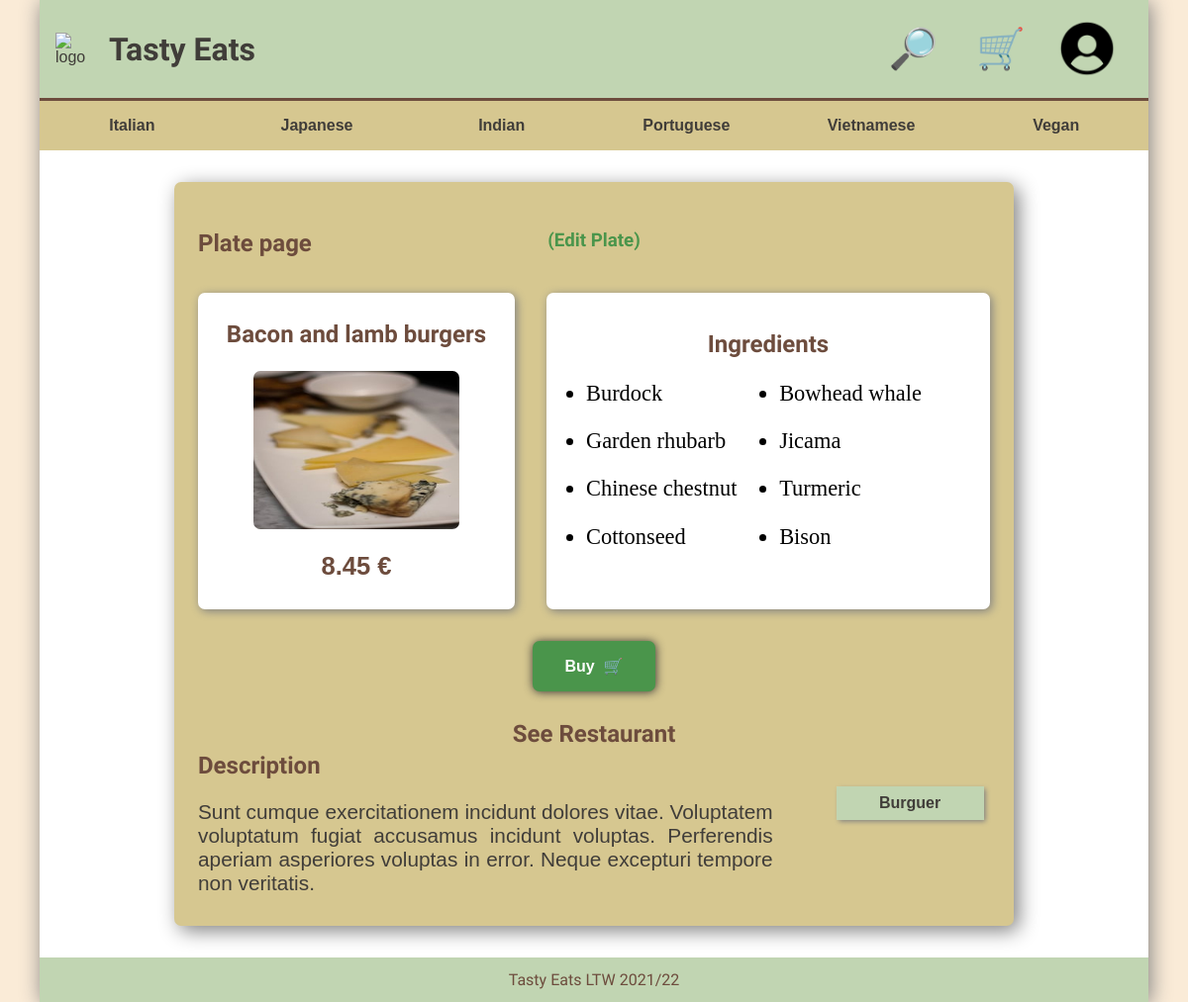
Page /plate.php?id=1 (signed in) on the committed database.
### tables this page shows
CREATE TABLE Dish (
	DishID INTEGER PRIMARY KEY,
	Name VARCHAR NOT NULL,
	Price VARCHAR NOT NULL,
	Category VARCHAR,
	Description VARCHAR DEFAULT 'Sunt cumque exercitationem incidunt dolores vitae. Voluptatem voluptatum fugiat accusamus incidunt voluptas. Perferendis aperiam asperiores voluptas in error. Neque excepturi tempore non veritatis.'
);

CREATE TABLE Ingredient(
	IngredientID INTEGER PRIMARY KEY,
	IngredientName VARCHAR NOT NULL
);

### plate.php (called while the page is built, shortened)
<?php
include_once("templates/common.tpt.php");
$db = getDatabaseConnection();
$dish = Dish::getDish($db, $_GET['id']);
$restaurantID = $dish->getRestaurantID($db);
$ingredients = $dish->getIngredients($db);
output_header();
drawPlateInfo($dish, $ingredients, $restaurantID);
output_footer();

### database/restaurant.class.php (called while the page is built, shortened)
<?php
class Dish
{
    public int $id;
    public function __construct(int $id, string $name, string $price, string $category, string $description)
    {
        $this->id = $id;
        $this->name = $name;
        $this->price = $price;
        $this->category = $category;
        $this->description = $description;
    }
    public static function getDish(PDO $db, int $id): ?Dish
    {
        $stmt = $db->prepare('
            SELECT *
            FROM Dish
            WHERE DishID = ?
        ');
        $stmt->execute(array($id));
        if ($dish = $stmt->fetch()) {
            return new Dish(
                (int)$dish['DishID'],
                $dish['Name'],
                $dish['Price'],
                $dish['Category'],
                $dish['Description']
            );
        } else return null;
    }
    public function getIngredients(PDO $db): array
    {
        $stmt = $db->prepare('select IngredientName
         from Ingredient natural join DishIngredients
         where DishID = ?');
        $stmt->execute(array($this->id));
        $ings = $stmt->fetchAll();
        return $ings;
    }
}

### templates/common.tpt.php (the view, shortened to what this page needs)
<?php
function output_header()
{ ?>
    <!DOCTYPE html>
    <html lang="en">
    <head>
        <link rel="stylesheet" href="css/style.css">
        <link rel="stylesheet" href="css/responsive.css">
        <link rel="stylesheet" href="css/cart.css">
        <link rel="stylesheet" href="css/forms.css">
        <link rel="stylesheet" href="css/plate.css">
        <link rel="stylesheet" href="css/restaurant.css">
        <link rel="stylesheet" href="css/user.css">
        <link rel="stylesheet" href="css/perfil_infos.css">
        <link rel="stylesheet" href="css/card_flip.css">
    </head>
    <body>
        <header>
            <a href="index.php"><img src="docs/logo.jpg" width="50" height="50" alt="logo"></a>
            <h1 id="logo_name"><a href="index.php">Tasty Eats</a></h1>
            <span><a id="header_search" href="index.php">&#128270;</a></span>
            <?php if (!isset($_SESSION['user'])) { ?>
                <div id="header_signup">
                    <a class="link_button" href="register.php">Sign in</a>
                    <a class="link_button" href="login.php">Login</a>
                </div>
            <?php } else {
            ?>
                <span><a id="header_cart" href="cart.php">&#x1f6d2;</a></span>
                <a id="header_avatar" href="user.php"><img src="docs/user.png" alt="logo"></a>
            <?php } ?>
        </header>
        <nav id="navbar">
            <ul>
                <li><a href="index.php">Italian</a></li>
                <li><a href="index.php">Japanese</a></li>
                <li><a href="index.php">Indian</a></li>
                <li><a href="index.php">Portuguese</a></li>
                <li><a href="index.php">Vietnamese</a></li>
                <li><a href="index.php">Vegan</a></li>
            </ul>
        </nav>
        <main>
        <?php } ?>
        <?php
        function output_footer()
        { ?>
        </main>
        <footer>
            <p>Tasty Eats LTW 2021/22</p>
        </footer>
    </body>
    </html>
<?php } ?>
<?php function plate_description(Dish $dish)
{ ?>
    <div id="plate_description">
        <h2>Description</h2>
        <p>
            <?= $dish->description ?>
        </p>
        <div>
            <a href="#"><?= $dish->category ?></a>
        </div>
    </div>
<?php } ?>
<?php function drawPlateInfo(Dish $dish, array $ingredients,  int $restaurantID)
{ ?>
    <article id="plate_page" class="container">
        <h2>Plate page</h2>
        <a href="edit_plate.php?pid=<?= $dish->id ?>">
            <h3>(Edit Plate)</h3>
        </a>
        <div id="plate_left">
            <h2><?= $dish->name ?></h2>
            <img src="docs/food/<?= $dish->id ?>.jpg" alt="">
            <p><?= $dish->price ?> €</p>
        </div>
        <div id="plate_right">
            <h2>Ingredients</h2>
            <div id="ingredients_list">
                <ul>
                    <?php for ($i = 0; $i < sizeof($ingredients); $i++) { ?>
                        <li><?= $ingredients[$i]['IngredientName'] ?></li>
                    <?php } ?>
                </ul>
            </div>
        </div>
        <form action="../actions/action_add_to_cart.php" method="post">
            <input type="submit" class="link_button" value="Buy  &#x1f6d2;">
        </form>
        <a href="restaurant.php?id=<?= $restaurantID ?>" id="plate_restaurant">
            <h2>See Restaurant</h2>
        </a>
        <?php plate_description($dish); ?>
    </article>
<?php } ?>

### css/style.css (style rules this page uses)
:root { --accent_color: #4a954b; --light_color: #c1d5b2; --bg_color: #d6c790; --light_bg_color: #faebd7; --title_color: #6d4c3d; --text_color: #403d39; --logo_font: 'Krona One', sans-serif; --header_font: 'Iceberg', cursive; --text_font: Tahoma, Verdana, sans-serif; }
* { margin: 0; padding: 0; }
html { scroll-behavior: smooth; background-color: var(--light_bg_color); }
body { width: 100%; max-width: 70em; margin: 0 auto; box-shadow: 2px 2px 20px grey; background-color: white; }
p, a { color: var(--text_color); font-family: var(--text_font); text-decoration: none; transition: 0.2s ease-out; }
h1, h2, h3, h4, h5, h6 { color: var(--title_color); font-family: var(--header_font); }
header { display: grid; background-color: var(--light_color); grid-template-columns: 0.5fr 9fr 1fr auto auto; grid-template-areas: "logo" "name" "search" "cart" "avatar"; padding: 1em; align-items: center; }
header>h1 a { margin-left: 0.3em; font-family: var(--header_font); }
header #header_avatar { grid-column: "avatar"; }
header #header_avatar>img { width: 60px; height: 60px; padding-top: 0.2em; margin-right: 1em; }
header a#header_cart { font-weight: bolder; font-size: 2.5em; margin: 0em; margin-right: 0.8em; padding: 0; }
header a#header_search { font-weight: bolder; font-size: 2.5em; }
#navbar { border-top: 0.2em solid var(--title_color); }
#navbar li { background-color: var(--bg_color); text-align: center; list-style-type: none; padding: 1em 0; font-weight: bold; transition: 0.2s ease-out; }
#navbar li a { color: var(--text_color); font-family: var(--text_font); }
#navbar ul { display: flex; flex-direction: row; }
#navbar li { display: block; flex: 1; }
footer { padding: 0.8em; text-align: center; background-color: var(--light_color); }
footer>p { font-family: var(--logo_font); color: var(--title_color) }
.container { padding: 2em; background-color: var(--bg_color); box-shadow: 5px 5px 20px grey; border-radius: 7px; }
.link_button { box-shadow: 0.5px 0.5px 10px #333; font-size: 0.7em; padding: 1em 2em; background-color: var(--accent_color); border-radius: 7px; font-size: 1rem; color: white; font-weight: bold; border-width: 0; transition: 0.2s ease-out; }

### css/responsive.css (style rules this page uses)
@media (min-width:55em) { #plate_page { padding-bottom: 6em; display: grid; grid-template-rows: 4em 20em 2em 3em 2em 2em 5em; grid-template-columns: 5fr 2.5fr 5fr; grid-template-areas: "title edit ." "plate ingredients ingredients" ". . ." ". buy ." ". . ." ". link ." " description description description"; } }
@media (min-width:55em) { #plate_right { margin-left: 2em; } }

### css/plate.css (style rules this page uses)
#plate_page { margin: 2em auto; padding-top: 3em; padding-left: 1.5em; padding-right: 1.5em; width: 90%; max-width: 50em; }
#plate_left { box-shadow: 2px 2px 10px grey; grid-area: plate; padding: 1em; background-color: white; border-radius: 7px; display: flex; flex-direction: column; justify-content: space-between; align-items: center; }
#plate_page h3 { color: var(--accent_color); display: inline-block; margin: 0 auto; display: flex; justify-content: center; }
#plate_left * { margin: 0.5em; }
#plate_left p { font-weight: bolder; font-size: 1.6em; color: var(--title_color); }
#plate_right { box-shadow: 2px 2px 10px grey; background-color: white; border-radius: 7px; grid-area: ingredients; display: flex; flex-direction: column; justify-content: center; align-items: center; padding: 2em; }
#plate_page form { grid-area: buy; margin: auto; }
#plate_restaurant { grid-area: link; grid-column: 1/span 3; text-align: center; width: 100%; }
#plate_page img { width: 13em; max-height: 10em; border-radius: 7px; }
#ingredients_list { display: flex; font-size: 1.4em; margin: 1em auto; }
#ingredients_list ul { display: flex; flex-wrap: wrap; justify-content: center; gap: 1em; }
#ingredients_list li { flex-basis: 45%; }
#plate_restaurant { color: var(--title_color); }
#plate_description { grid-area: description; display: grid; grid-template-rows: 1fr 4fr; grid-template-columns: 7fr 2fr; grid-template-areas: "header ." "text types"; }
#plate_description p { text-align: justify; grid-area: text; padding-top: 1em; padding-right: 2em; font-size: 1.3em; }
#plate_description div { display: flex; flex-direction: column; margin-left: 1em; grid-area: types; }
#plate_description div * { padding: 0.5em; margin: 0.4em; font-weight: bold; text-align: center; color: var(--text_color); background-color: var(--light_color); box-shadow: 1.5px 1.5px 5px grey; }

### rows in the picture
dish: Name "Bacon and lamb burgers", Price "8.45", Description "Sunt cumque exercitationem incidunt dolores vitae. Voluptatem voluptatum fugiat accusamus incidunt voluptas. Perferendis aperiam asperiores voluptas in error. Neque excepturi tempore non veritatis.", Category "Burguer"
ingredient: IngredientName "Burdock"
ingredient: IngredientName "Bowhead whale"
ingredient: IngredientName "Garden rhubarb"
ingredient: IngredientName "Jicama"
ingredient: IngredientName "Chinese chestnut"
ingredient: IngredientName "Turmeric"
ingredient: IngredientName "Cottonseed"
ingredient: IngredientName "Bison"
